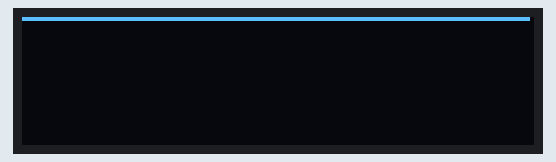
Recording of a sketch running on a simulated Arduino Uno, built with avr-gcc and run on an emulated ATmega328P. Shown: 128×32 one-colour display.

Above: at 0.1 s.

The sketch:

oled_display_testing.ino
```cpp
#include <SPI.h>
#include <Wire.h>
#include <Adafruit_GFX.h>
#include <Adafruit_SSD1306.h>

#define SCREEN_WIDTH 128 // OLED display width, in pixels
#define SCREEN_HEIGHT 32 // OLED display height, in pixels

#define OLED_RESET     -1 // Reset pin # (or -1 if sharing Arduino reset pin)
Adafruit_SSD1306 display(SCREEN_WIDTH, SCREEN_HEIGHT, &Wire, OLED_RESET);

void setup() {
  display.begin(SSD1306_SWITCHCAPVCC, 0x3C); // initialize with the I2C addr 0x3C
  display.clearDisplay(); // Clear the buffer
  fillDisplay(); // Fills the display line by line
}

void loop() {
}

void fillDisplay(void) {

  display.clearDisplay();
  for (int j = 0; j < 63; j++) {
    for (int i = 0; i < 127; i++) {
      display.drawPixel(i, j, WHITE);
    }
    display.display();
    delay(2);
  }
}
```
